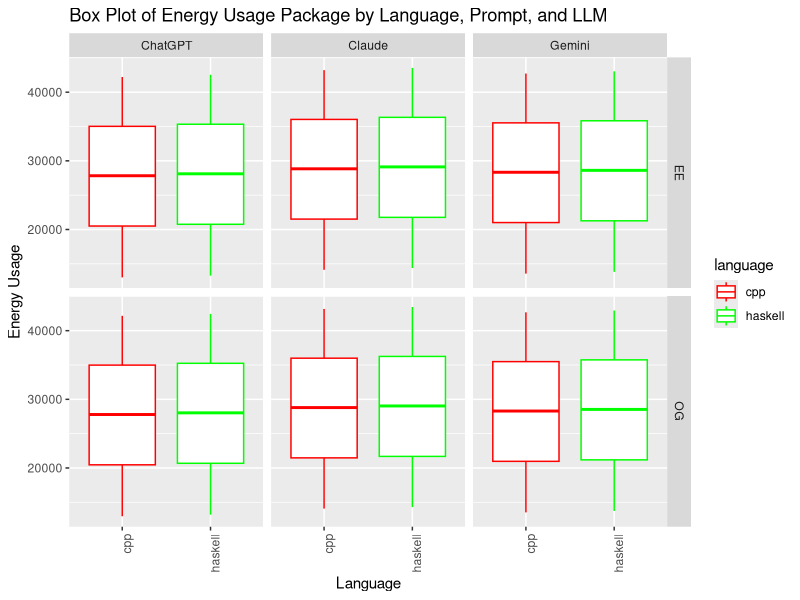
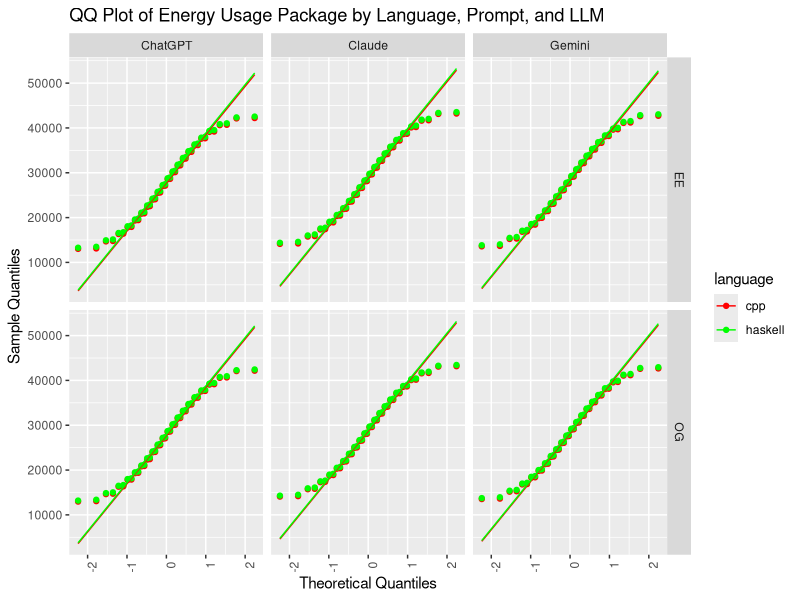

Generate these figures, in order, with R:
# # Install the readr package if it is not already installed
#install.packages("readr")
#install.packages("dplyr")
#install.packages("tidyr")
#install.packages("ggplot2")


# Load necessary library
library(readr)
library(dplyr) # Load necessary library for data manipulation
library(tidyr)
library(ggplot2)

# Read the CSV file
run_table <- read_csv("final/run_table.csv")

# Display the first few rows of the data
head(run_table)

# Select the specified columns and sum the CPU usage columns
selected_columns <- select(run_table,'__run_id', llm, language , problem, prompt, energy_usage_package, contains("cpu_usage_"), memory_usage, execution_time, machine_code_size) %>% # nolint
    mutate(cpu_usage_total = rowSums(select(., starts_with("cpu_usage_")))) # nolint
     # nolint
# Create a new dataframe with the selected columns and the summed CPU usage
new_runtable <- select(selected_columns, `__run_id`, llm, language , problem, prompt, energy_usage_package, cpu_usage_total, memory_usage, execution_time, machine_code_size) #nolint

# Display the first few rows of the new dataframe
head(new_runtable)

#summary(new_runtable)

# Read the CSV file
run_table <- read_csv("final/run_table.csv")

# Calculate descriptive statistics for energy_usage_package
stats_table <- run_table %>%
  group_by(problem, prompt, language, llm) %>%
  summarise(
    mean_energy = mean(energy_usage_package, na.rm = TRUE),
    median_energy = median(energy_usage_package, na.rm = TRUE),
    sd_energy = sd(energy_usage_package, na.rm = TRUE),
    min_energy = min(energy_usage_package, na.rm = TRUE),
    max_energy = max(energy_usage_package, na.rm = TRUE),
    .groups = 'drop'
  )
print(stats_table)
# Reshape the data to match the desired table format
# reshaped_table <- stats_table %>%
#   pivot_wider(
#     names_from = c(prompt, language, llm),
#     values_from = c(mean_energy, median_energy, sd_energy, min_energy, max_energy),
#     names_sep = "_"
#   )

# # Display the reshaped table
# print(reshaped_table)

# Create a box plot for energy_usage_package vs language, for every type of prompt and llm
ggplot(run_table, aes(x = language, y = energy_usage_package, color = language)) +
  geom_boxplot(fill = "white") +
  labs(title = "Box Plot of Energy Usage Package by Language, Prompt, and LLM", 
       x = "Language", 
       y = "Energy Usage") +
  facet_grid(prompt ~ llm) +
  scale_color_manual(values = c("cpp" = "red", "haskell" = "green")) +
  theme(axis.text.x = element_text(angle = 90, hjust = 1))

# Create QQ plots for energy_usage_package vs language, for every type of prompt and llm
ggplot(run_table, aes(sample = energy_usage_package, color = language)) +
  stat_qq() +
  stat_qq_line() +
  labs(title = "QQ Plot of Energy Usage Package by Language, Prompt, and LLM", 
       x = "Theoretical Quantiles", 
       y = "Sample Quantiles") +
  facet_grid(prompt ~ llm) +
  scale_color_manual(values = c("cpp" = "red", "haskell" = "green")) +
  theme(axis.text.x = element_text(angle = 90, hjust = 1))